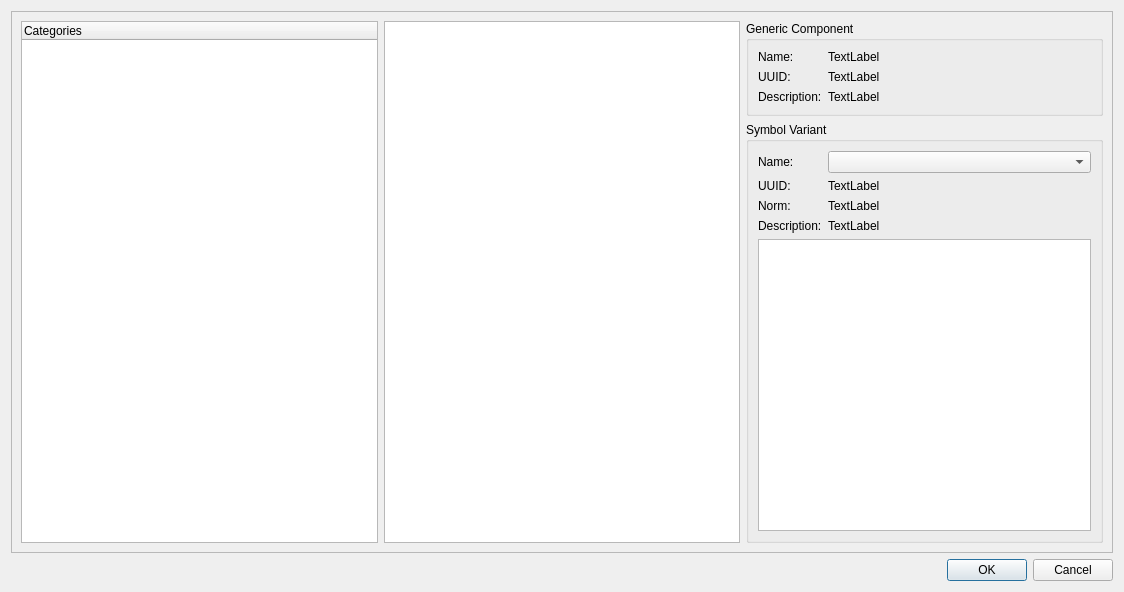
<?xml version="1.0" encoding="UTF-8"?>
<ui version="4.0">
 <class>AddGenCompDialog</class>
 <widget class="QDialog" name="AddGenCompDialog">
  <property name="geometry">
   <rect>
    <x>0</x>
    <y>0</y>
    <width>1124</width>
    <height>592</height>
   </rect>
  </property>
  <property name="windowTitle">
   <string>Add Generic Component</string>
  </property>
  <layout class="QVBoxLayout" name="verticalLayout">
   <item>
    <widget class="QScrollArea" name="scrollArea">
     <property name="horizontalScrollBarPolicy">
      <enum>Qt::ScrollBarAsNeeded</enum>
     </property>
     <property name="widgetResizable">
      <bool>true</bool>
     </property>
     <widget class="QWidget" name="scrollAreaWidgetContents_2">
      <property name="geometry">
       <rect>
        <x>0</x>
        <y>0</y>
        <width>1104</width>
        <height>539</height>
       </rect>
      </property>
      <layout class="QHBoxLayout" name="horizontalLayout">
       <item>
        <widget class="QTreeWidget" name="treeCategories">
         <property name="minimumSize">
          <size>
           <width>150</width>
           <height>0</height>
          </size>
         </property>
         <column>
          <property name="text">
           <string>Categories</string>
          </property>
         </column>
        </widget>
       </item>
       <item>
        <widget class="QListWidget" name="listGenericComponents">
         <property name="minimumSize">
          <size>
           <width>150</width>
           <height>0</height>
          </size>
         </property>
         <property name="sortingEnabled">
          <bool>true</bool>
         </property>
        </widget>
       </item>
       <item>
        <layout class="QVBoxLayout" name="verticalLayout_2">
         <item>
          <widget class="QGroupBox" name="gbxGenComp">
           <property name="title">
            <string>Generic Component</string>
           </property>
           <layout class="QFormLayout" name="formLayout">
            <property name="fieldGrowthPolicy">
             <enum>QFormLayout::AllNonFixedFieldsGrow</enum>
            </property>
            <item row="0" column="0">
             <widget class="QLabel" name="label_4">
              <property name="text">
               <string>Name:</string>
              </property>
             </widget>
            </item>
            <item row="0" column="1">
             <widget class="QLabel" name="lblGenCompName">
              <property name="text">
               <string>TextLabel</string>
              </property>
              <property name="wordWrap">
               <bool>true</bool>
              </property>
              <property name="textInteractionFlags">
               <set>Qt::LinksAccessibleByMouse|Qt::TextSelectableByMouse</set>
              </property>
             </widget>
            </item>
            <item row="1" column="0">
             <widget class="QLabel" name="label_2">
              <property name="text">
               <string>UUID:</string>
              </property>
             </widget>
            </item>
            <item row="1" column="1">
             <widget class="QLabel" name="lblGenCompUuid">
              <property name="text">
               <string>TextLabel</string>
              </property>
              <property name="textInteractionFlags">
               <set>Qt::LinksAccessibleByMouse|Qt::TextSelectableByMouse</set>
              </property>
             </widget>
            </item>
            <item row="2" column="0">
             <widget class="QLabel" name="label_6">
              <property name="text">
               <string>Description:</string>
              </property>
             </widget>
            </item>
            <item row="2" column="1">
             <widget class="QLabel" name="lblGenCompDescription">
              <property name="text">
               <string>TextLabel</string>
              </property>
              <property name="wordWrap">
               <bool>true</bool>
              </property>
              <property name="textInteractionFlags">
               <set>Qt::LinksAccessibleByMouse|Qt::TextSelectableByMouse</set>
              </property>
             </widget>
            </item>
           </layout>
          </widget>
         </item>
         <item>
          <widget class="QGroupBox" name="gbxSymbVar">
           <property name="title">
            <string>Symbol Variant</string>
           </property>
           <layout class="QVBoxLayout" name="verticalLayout_3">
            <item>
             <layout class="QFormLayout" name="formLayout_3">
              <property name="fieldGrowthPolicy">
               <enum>QFormLayout::AllNonFixedFieldsGrow</enum>
              </property>
              <item row="0" column="0">
               <widget class="QLabel" name="label_5">
                <property name="text">
                 <string>Name:</string>
                </property>
               </widget>
              </item>
              <item row="0" column="1">
               <widget class="QComboBox" name="cbxSymbVar"/>
              </item>
              <item row="1" column="0">
               <widget class="QLabel" name="label">
                <property name="text">
                 <string>UUID:</string>
                </property>
               </widget>
              </item>
              <item row="1" column="1">
               <widget class="QLabel" name="lblSymbVarUuid">
                <property name="text">
                 <string>TextLabel</string>
                </property>
                <property name="wordWrap">
                 <bool>true</bool>
                </property>
                <property name="textInteractionFlags">
                 <set>Qt::LinksAccessibleByMouse|Qt::TextSelectableByMouse</set>
                </property>
               </widget>
              </item>
              <item row="3" column="0">
               <widget class="QLabel" name="label_11">
                <property name="text">
                 <string>Description:</string>
                </property>
               </widget>
              </item>
              <item row="3" column="1">
               <widget class="QLabel" name="lblSymbVarDescription">
                <property name="text">
                 <string>TextLabel</string>
                </property>
                <property name="wordWrap">
                 <bool>true</bool>
                </property>
                <property name="textInteractionFlags">
                 <set>Qt::LinksAccessibleByMouse|Qt::TextSelectableByMouse</set>
                </property>
               </widget>
              </item>
              <item row="2" column="0">
               <widget class="QLabel" name="label_3">
                <property name="text">
                 <string>Norm:</string>
                </property>
               </widget>
              </item>
              <item row="2" column="1">
               <widget class="QLabel" name="lblSymbVarNorm">
                <property name="text">
                 <string>TextLabel</string>
                </property>
                <property name="wordWrap">
                 <bool>true</bool>
                </property>
                <property name="textInteractionFlags">
                 <set>Qt::LinksAccessibleByMouse|Qt::TextSelectableByMouse</set>
                </property>
               </widget>
              </item>
             </layout>
            </item>
            <item>
             <widget class="GraphicsView" name="graphicsView">
              <property name="verticalScrollBarPolicy">
               <enum>Qt::ScrollBarAlwaysOff</enum>
              </property>
              <property name="horizontalScrollBarPolicy">
               <enum>Qt::ScrollBarAlwaysOff</enum>
              </property>
             </widget>
            </item>
           </layout>
          </widget>
         </item>
        </layout>
       </item>
      </layout>
     </widget>
    </widget>
   </item>
   <item>
    <widget class="QDialogButtonBox" name="buttonBox">
     <property name="orientation">
      <enum>Qt::Horizontal</enum>
     </property>
     <property name="standardButtons">
      <set>QDialogButtonBox::Cancel|QDialogButtonBox::Ok</set>
     </property>
    </widget>
   </item>
  </layout>
 </widget>
 <customwidgets>
  <customwidget>
   <class>GraphicsView</class>
   <extends>QGraphicsView</extends>
   <header location="global">eda4ucommon/graphics/graphicsview.h</header>
  </customwidget>
 </customwidgets>
 <resources/>
 <connections>
  <connection>
   <sender>buttonBox</sender>
   <signal>accepted()</signal>
   <receiver>AddGenCompDialog</receiver>
   <slot>accept()</slot>
   <hints>
    <hint type="sourcelabel">
     <x>248</x>
     <y>254</y>
    </hint>
    <hint type="destinationlabel">
     <x>157</x>
     <y>274</y>
    </hint>
   </hints>
  </connection>
  <connection>
   <sender>buttonBox</sender>
   <signal>rejected()</signal>
   <receiver>AddGenCompDialog</receiver>
   <slot>reject()</slot>
   <hints>
    <hint type="sourcelabel">
     <x>316</x>
     <y>260</y>
    </hint>
    <hint type="destinationlabel">
     <x>286</x>
     <y>274</y>
    </hint>
   </hints>
  </connection>
 </connections>
</ui>
